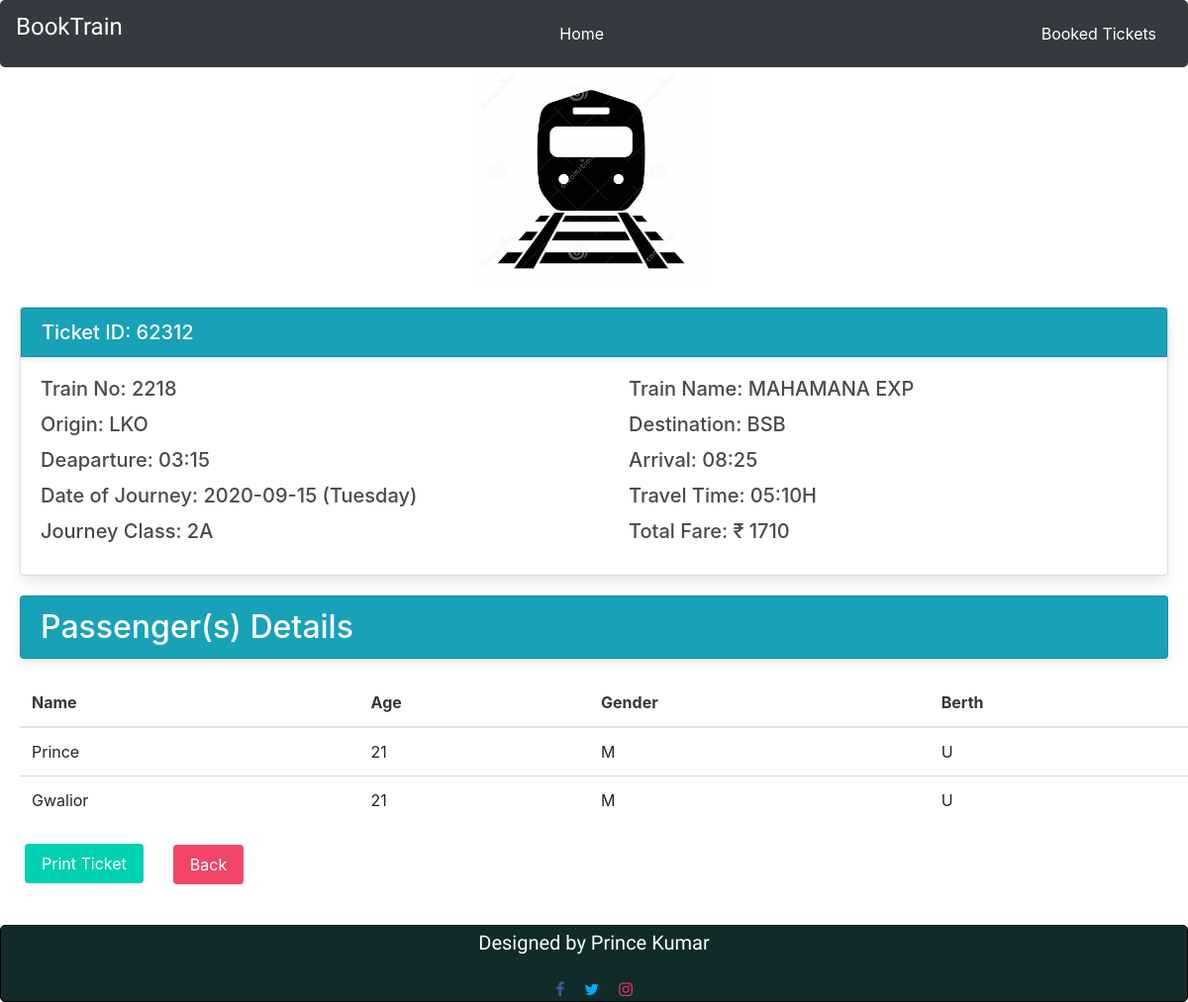
The app's page /bookhis/62312 with its own data.
### Train_app/models.py (models this page shows, shortened)
class TicketModel(models.Model):
    Ticket_id = models.IntegerField(null=True)
    Train_number = models.IntegerField()
    Train_name = models.CharField(max_length=256)
    Origin = models.CharField(max_length=100)
    Destination = models.CharField(max_length=100)
    Departure = models.CharField(max_length=100)
    Arrival = models.CharField(max_length=100)
    Travel_time = models.CharField(max_length=100)
    Date = models.CharField(max_length=100)
    Day = models.CharField(max_length=100)
    Class = models.CharField(max_length=100)
    Price = models.CharField(max_length=100)
    Status = models.CharField(max_length=100)
    Payment = models.CharField(max_length=100, null=True)
    def __str__(self):
        return str(self.Ticket_id)

class PassengerModel(models.Model):
    ticket = models.ForeignKey('Train_app.TicketModel', null=True, related_name="passengers", on_delete=models.CASCADE)
    Passenger_name = models.CharField(max_length=256)
    Age = models.PositiveIntegerField()
    Gender = models.CharField(max_length=200)
    Berth = models.CharField(max_length=256)

### Train_app/views.py (the view)
# urls.py: path("bookhis/<int:pk>", views.bookhis, name="bookhis")
def bookhis(request, pk):
    passengers = PassengerModel.objects.all()
    ticket = TicketModel.objects.get(Ticket_id=pk)
    passenger = []
    for i in passengers:
        if str(i.ticket) == str(pk):
            passenger.append(i)
    return render(request, "Train_app/bookhis.html", {"passenger": passenger, "ticket": ticket})

### templates/Train_app/bookhis.html (shortened to what this page needs)
{% extends "Train_app/base.html" %}
{% load static %}
{% block body %}
<div style="text-align: center;">
  <img height="240px" width="240px" src="{% static "images/train_logo.jpg" %}" alt="">
</div>
<div class="card" style="margin: 20px;">
<h5 class="card-header card bg-info text-white">Ticket ID: {{ticket.Ticket_id}}</h5>
<div class="row">
<div class="col-sm-6">
  <div class="card-body">
    <h5 class="card-title">Train No: {{ticket.Train_number}}</h5>
    <h5 class="card-title">Origin: {{ticket.Origin}}</h5>
    <h5 class="card-title">Deaparture: {{ticket.Departure}}</h5>
    <h5 class="card-title">Date of Journey: {{ticket.Date}} ({{ticket.Day}})</h5>
    <h5 class="card-title">Journey Class: {{ticket.Class}}</h5>
  </div>
</div>
<div class="col-sm-6">
  <div class="card-body">
    <h5 class="card-title">Train Name: {{ticket.Train_name}}</h5>
    <h5 class="card-title">Destination: {{ticket.Destination}}</h5>
    <h5 class="card-title">Arrival: {{ticket.Arrival}}</h5>
    <h5 class="card-title">Travel Time: {{ticket.Travel_time}}</h5>
    <h5 class="card-title">Total Fare: ₹ {{ticket.Price}}</h5>
  </div>
</div>
</div>
</div>
<table class="table" style="margin: 20px;">
<h2 class="card-header card bg-info text-white" style="margin:20px;">Passenger(s) Details</h2>
<thead>
  <tr>
    <th scope="col">Name</th>
    <th scope="col">Age</th>
    <th scope="col">Gender</th>
    <th scope="col">Berth</th>
  </tr>
</thead>
<tbody>
    {% for i in passenger %}
  <tr>
    <td>{{i.Passenger_name}}</td>
    <td>{{i.Age}}</td>
    <td>{{i.Gender}}</td>
    <td>{{i.Berth}}</td>
  </tr>
      {% endfor %}
</tbody>
</table>
<div class="row">
  <div class="buttons" style="margin-left: 40px;">
    <button id="print" class="button is-primary">Print Ticket</button>
  </div>
  <div class="buttons" style="margin-left: 30px; margin-bottom: 15px;">
    <a class="button is-danger" href="{% url 'history' %}">Back</a>
  </div>
</div>
{% endblock %}

### records on screen
TicketModel: Ticket_id "62312", Train_number "2218", Origin "LKO", Departure "03:15", Date "2020-09-15", Day "Tuesday", Class "2A", Train_name "MAHAMANA EXP", Destination "BSB", Arrival "08:25", Travel_time "05:10H", Price "1710"
PassengerModel: Passenger_name "Prince", Age "21", Gender "M", Berth "U"
PassengerModel: Passenger_name "Gwalior", Age "21", Gender "M", Berth "U"
